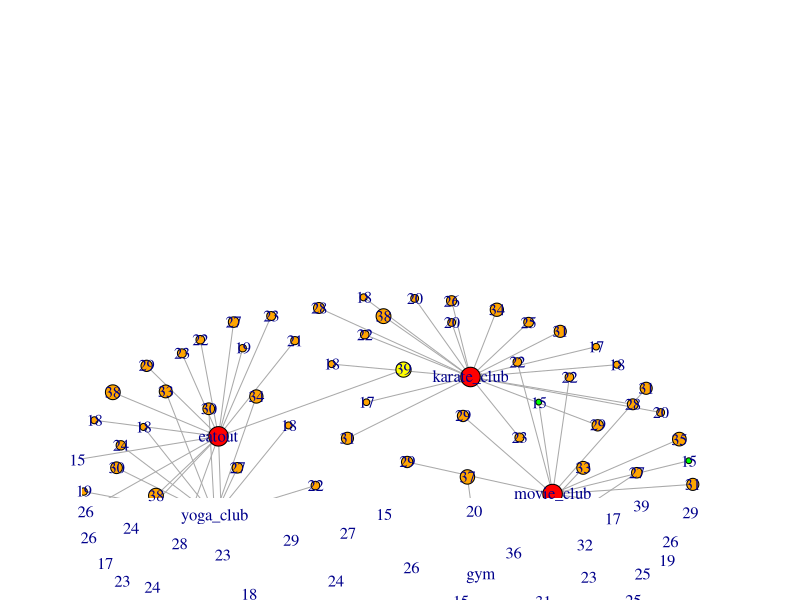
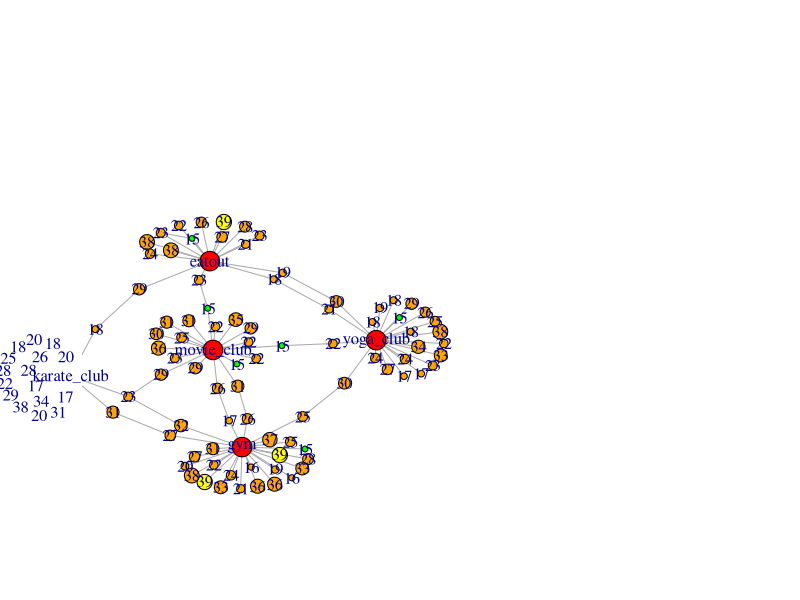
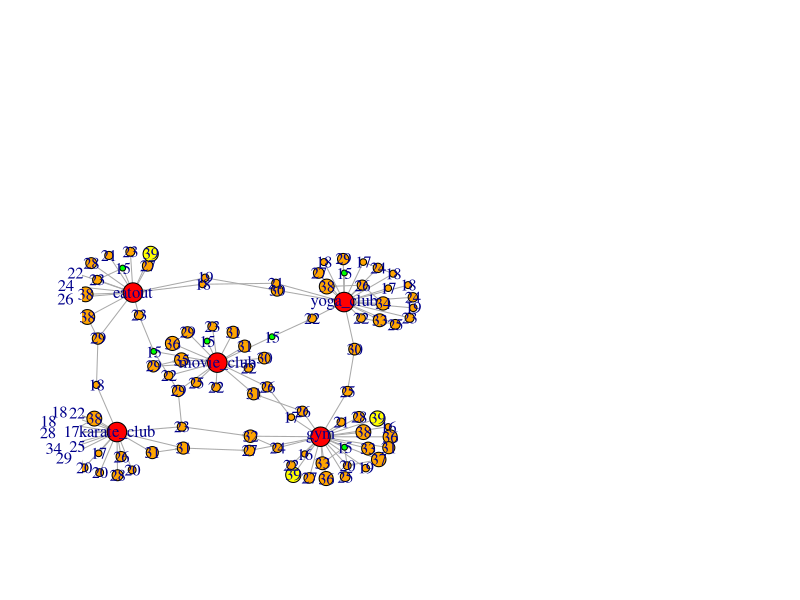

Write R code to recreate these figures, in order. (Note: a time limit stopped this script after it produced the figures.)
  library(igraph)
  
  
  G <- make_empty_graph(100) %>% 
    set_vertex_attr("name",value = as.integer(runif(100,15,40))) %>% 
    set_vertex_attr("Type",value = "Person")
  
  #adding foci nodes
  add_foci_nodes <- function(G)
  {
    i = gorder(G) + 1
    foci_nodes = c("gym","eatout","movie_club","karate_club","yoga_club")
    for(j in 1:5)
    {
      G = G + vertices(i)
      G = set_vertex_attr(G,"name",index = i,value = foci_nodes[j])
      G = set_vertex_attr(G,"Type",index = i,value = "foci")
      i = i + 1
    }
    return(G) 
  }
  
  
  #get the size of the nodes
  get_size <- function(G)
  {
    num = gorder(G)
    nsl <- c()
    for (i in 1:num)
    {
      if (V(G)[i]$Type == "Person")
        nsl<- c(nsl,V(G)[i]$name)
      else
        nsl <- c(nsl,50)
    }
    return(nsl)
  }
  
  #get the label of the nodes
  get_labels <- function(G)
  {
    num = gorder(G)
    ll <- c()
    for (i in 1:num)
    {
      if(V(G)[i]$Type == "Person")
        ll <- c(ll,(V(G)[i]$name))
      else
        ll <- c(ll,V(G)[i]$name)
    }
    return(ll)
  }
  
  get_color <- function(G)
  {
    num = gorder(G)
    cl <- c()
    for (i in 1:num)
    {
      if(V(G)[i]$Type == "Person")
        if(V(G)[i]$name == 15)
          cl <- c(cl,"green")
        else if(V(G)[i]$name == 39)
          cl <- c(cl,"yellow")
        else
          cl <- c(cl,"orange")
      else
        cl <- c(cl,"red")
    }
    return(cl)
  }
  
  get_person_nodes <- function()
  {
    num = gorder(G)
    for (i in 1:num)
    {
      p <- c()
      for (i in 1:num)
      {
        if(V(G)[i]$Type == "Person")
          p <- c(p,i)
      }
    }
    print(p)
    return (p)
  }
  
  get_foci_nodes <- function()
  {
    num = gorder(G)
    for (i in 1:num)
    {
      f <- c()
      for (i in 1:num)
      {
        if(V(G)[i]$Type == "foci")
          f <- c(f,i)
      }
    }
    return (f)
  }
  
  add_foci_edges <- function(G)
  {
    f = get_foci_nodes()
    p = get_person_nodes()
    for (j in p)
    {
      r = sample(f,1)
      G = G + edge(j,r)
    }
    return(G)
  }
  
  homophily <-function(G)
  { i =0
    pnodes = get_person_nodes()
    for (u in pnodes){
      for (v in pnodes)
      {
        if (u!=v)
        {
         
          diff = abs(as.integer(V(G)[u]$name) -as.integer( V(G)[v]$name))
          p = 1/(diff + 1000)
         
          r = runif(1)
   
          if (r < p)
          {
            i = i+1
            print(i)
            G = G + edges(u,v)
          }
        }
      }
    }
    return (G)
  }
  cmn <- function(u,v,G)
  {
    nv = neighbors(G,v)
    nu = neighbors(G,u)
    return (length(intersect(nv,nu)))
  }
  closures <- function(G)
  {
    arr <- c()
    num = gorder(G)
    for (u in 1:num)
      for (v in 1:num)
      {
        if(u!=v && (V(G)[u]$Type == "Person" || V(G)[v]$Type == "foci"))
        {
          k = cmn(u,v,G)
          p = 1 - (1-0.01)^k
          temp <- c()
          temp <- c(temp,u)
          temp <- c(temp,v)
          temp <- c(temp,p)
          arr <- rbind(arr,temp)
        }
      }
    for (each in 1:nrow(arr))
    {
      u = arr[each,1]
      v = arr[each,2]
      p = arr[each,3]
      r = runif(1)
      if (r < p)
      {
        G = G + edges(u,v)
      }
    }
    return (G)
  }
  
  G = add_foci_nodes(G)
  nodesize = get_size(G)
  labels = get_labels(G)
  color_arr = get_color(G)
  G = add_foci_edges(G)

  plot(G,vertex.label = labels,vertex.size=as.integer(nodesize),vertex.label.font = 0.01,
       rescale = FALSE, ylim=c(-4,12),xlim=c(-4,12), asp = 0,layout = layout.kamada.kawai,
       vertex.color = color_arr,edge.arrow.size = 0.1)
    G = homophily(G)

  plot(G,vertex.label = labels,vertex.size=as.integer(nodesize),vertex.label.font = 0.01,
       rescale = FALSE, ylim=c(-4,12),xlim=c(-4,12), asp = 0,layout = layout.kamada.kawai,
       vertex.color = color_arr,edge.arrow.size = 0.1)
  while(1){
  G = closures(G)
  plot(G,vertex.label = labels,vertex.size=as.integer(nodesize),vertex.label.font = 0.01,
       rescale = FALSE, ylim=c(-4,12),xlim=c(-4,12), asp = 0,layout = layout.kamada.kawai,
       vertex.color = color_arr,edge.arrow.size = 0.1)}
  
    
